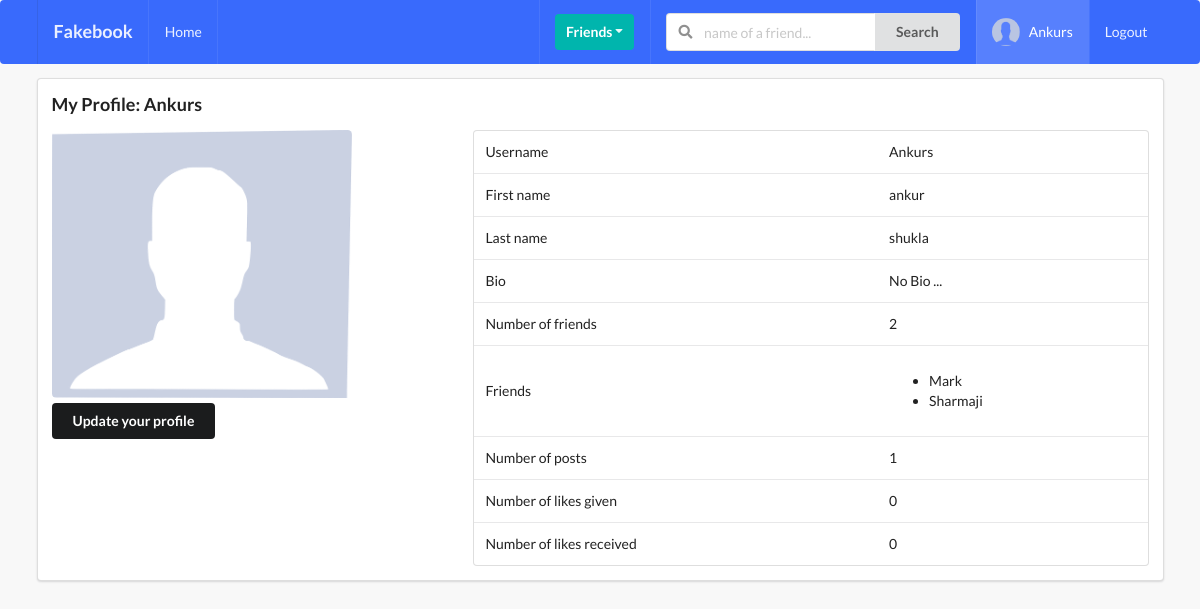
/profiles/myprofile/ (signed in), run on the app's committed database.
### profiles/models.py (models this page shows, shortened)
class Profile(models.Model):
    first_name = models.CharField(max_length=200, blank=True)
    last_name = models.CharField(max_length=200, blank=True)
    user = models.OneToOneField(User, on_delete=models.CASCADE)
    bio = models.TextField(default="No Bio ...", max_length=300)
    email = models.EmailField(max_length=200, blank=True)
    country = models.CharField(max_length=200, blank=True)
    avatar = models.ImageField(default='avatar.png', upload_to='avatars/')
    friends = models.ManyToManyField(User, blank=True, related_name='friends')
    slug = models.SlugField(unique=True, blank=True)
    updated = models.DateTimeField(auto_now=True)
    created = models.DateTimeField(auto_now_add=True)
    objects = ProfileManager()
    def get_friends(self):
        return self.friends.all()
    def get_friends_no(self):
        return self.friends.all().count()
    def get_posts_no(self):
        return self.posts.all().count()
    def get_likes_given_no(self):
        likes = self.like_set.all()
        total_liked = 0
        for item in likes:
            if item.value=='Like':
                total_liked += 1
        return total_liked
    def get_likes_received_no(self):
        posts = self.posts.all()
        total_liked = 0
        for item in posts:
            total_liked += item.liked.all().count()
        return total_liked
    __initial_first_name = None
    __initial_last_name = None
    def __init__(self, *args, **kwargs):
        super().__init__(*args, **kwargs)
        self.__initial_first_name = self.first_name
        self.__initial_last_name = self.last_name

### posts/models.py (models this page shows, shortened)
class Post(models.Model):
    content = models.TextField()
    image = models.ImageField(upload_to='posts', height_field=None, width_field=None, max_length=None, validators=[FileExtensionValidator(['png', 'jpg', 'jpeg'])], blank=True)
    liked = models.ManyToManyField(Profile, blank=True, related_name='likes')
    updates = models.DateTimeField(auto_now=True)
    created = models.DateTimeField(auto_now_add=True)
    author = models.ForeignKey(Profile, on_delete=models.CASCADE, related_name='posts')
    class Meta:
        ordering = ('-created',)

### profiles/views.py (the view)
# urls.py: path('myprofile/', my_profile_view, name='my-profile-view'),
@login_required
def my_profile_view(request):
    profile = Profile.objects.get(user=request.user)
    form = ProfileModelForm(request.POST or None, request.FILES or None, instance=profile)
    confirm = False
    if request.method == 'POST':
        if form.is_valid():
            form.save()
            confirm = True
    context = {
        'profile':profile,
        'form':form,
        'confirm': confirm,
    }
    return render(request, 'profiles/myprofile.html', context)

### profiles/forms.py
class ProfileModelForm(forms.ModelForm):
    class Meta:
        model = Profile
        fields = ['first_name', 'last_name', 'bio', 'avatar']

### profiles/context_processors.py (called while the page is built)
def profile_pic(request):
    if request.user.is_authenticated:
        profile_obj = Profile.objects.get(user=request.user)
        pic = profile_obj.avatar
        return {'picture' : pic}
    return {}

def invatations_received_no(request):
    if request.user.is_authenticated:
        profile_obj = Profile.objects.get(user=request.user)
        qs_count = Relationship.objects.invatation_received(profile_obj).count()
        return {'invites_num' : qs_count}
    return {}

### profiles/models.py (called while the page is built)
    def invatation_received(self, receiver):
        qs = Relationship.objects.filter(receiver=receiver, status='send')
        return qs

### profiles/templates/profiles/myprofile.html (shortened to what this page needs)
{% extends 'base.html' %}
{% block content %}
<div class="ui segment">
    <h3>My Profile: {{request.user}}</h3>
    <div class="ui grid">
        <div class="row">
            <div class="six wide column">
                <img class="ui medium rounded image" src="{{profile.avatar.url}}">
                <div class="row mt-5">
                    <button class="ui secondary button" id="modal-btn">Update your profile</button>
                </div>
            </div>
            <div class="ten wide column">
                <table class="ui table">
                    <tbody>
                        <tr>
                            <td>Username</td>
                            <td>{{profile.user}}</td>
                        </tr>
                        <tr>
                            <td>First name</td>
                            <td>{{profile.first_name}}</td>
                        </tr>
                        <tr>
                            <td>Last name</td>
                            <td>{{profile.last_name}}</td>
                        </tr>
                        <tr>
                            <td>Bio</td>
                            <td>{{profile.bio}}</td>
                        </tr>
                        <tr>
                            <td>Number of friends</td>
                            <td>{{profile.get_friends_no}}</td>
                        </tr>
                        <tr>
                            <td>Friends</td>
                            <td>
                                <ul>
                                    {% for friend in profile.get_friends %}
                                        <li>{{friend}}</li>
                                    {% endfor %}
                                </ul>
                            </td>
                        </tr>
                        <tr>
                            <td>Number of posts</td>
                            <td>{{profile.get_posts_no}}</td>
                        </tr>
                        <tr>
                            <td>Number of likes given</td>
                            <td>{{profile.get_likes_given_no}}</td>
                        </tr>
                        <tr>
                            <td>Number of likes received</td>
                            <td>{{profile.get_likes_received_no}}</td>
                        </tr>
                    </tbody>
                </table>
            </div>
        </div>
    </div>
</div>
{% endblock content %}

### templates/base.html (shortened to what this page needs)
{% load static %}
<!doctype html>
<html lang="en">
  <head>
    <link rel="stylesheet" type="text/css" href="{% static 'style.css' %}">
    <link rel="stylesheet" type='text/css' href="https://cdnjs.cloudflare.com/ajax/libs/semantic-ui/2.2.14/semantic.min.css">
  </head>
  <body>
    {% include 'main/navbar.html' %}
    <div class="ui container">
      {% block content %}
      {% endblock content %}
    </div>
  </body>
</html>

### templates/main/navbar.html (shortened to what this page needs)
{% url 'home' as path_to_home %}
{% url 'posts:main-post-view' as path_to_posts %}
{% url 'profiles:my-profile-view' as path_to_my_profile %}
<div class="ui inverted menu nav mb-7">
    <div class="ui container">
        <a href="{{path_to_home}}" class="{% if request.path == path_to_home %} active {% endif %} item">
            <h3>Fakebook</h3>
        </a>
        {% if request.user.is_authenticated %}
        <a href="{{path_to_posts}}" class="{% if request.path == path_to_posts %} active {% endif %} item">
            Home
        </a>
        {% endif %}
        <div class="right menu">
            {% if request.user.is_authenticated %}
                <div class="item">
                    <div class="ui floating dropdown icon button teal"> Friends
                        <i class="dropdown icon"></i>
                    </div>
                </div>
                <div class="item">
                    <form action=" {% url 'profiles:search-profile-view' %} " method="GET">
                        <div class="ui action left icon input">
                            <input class="prompt" type="text" name='query' id="query" placeholder="name of a friend...">
                            <button type='submit' name="button" class="ui button">Search</button>
                        </div>
                    </form>
                </div>
                <a href="{{path_to_my_profile}}" class="{% if request.path == path_to_my_profile %} active {% endif %} item">
                <img src="{{picture.url}}" class="ui avatar image">&nbsp;
                    {{ request.user }}
                </a>
                <a href="{% url 'account_logout' %}" class="ui item">
                    Logout
                </a>
            {% else %}
            <a href="{% url 'account_login' %}" class="ui item">
                Login
            </a>
            {% endif %}
        </div>
    </div>
</div>

### static_project/style.css (style rules this page uses)
body { background: #f8f8f8 !important; }
.nav { border-radius: 0px; background-color: #396afc !important; }
.mb-7 { margin-bottom: 7px !important; }
.mt-5 { margin-top: 5px !important; }

### data on the page
Profile: avatar (placeholder picture), user "Ankurs", first_name "ankur", last_name "shukla", bio "No Bio ...", get_friends_no "2", get_posts_no "1", get_likes_given_no "0", get_likes_received_no "0"

### other printed values
{{ request.user }} "Ankurs"
{{ friend }} "Mark"
{{ friend }} "Sharmaji"
